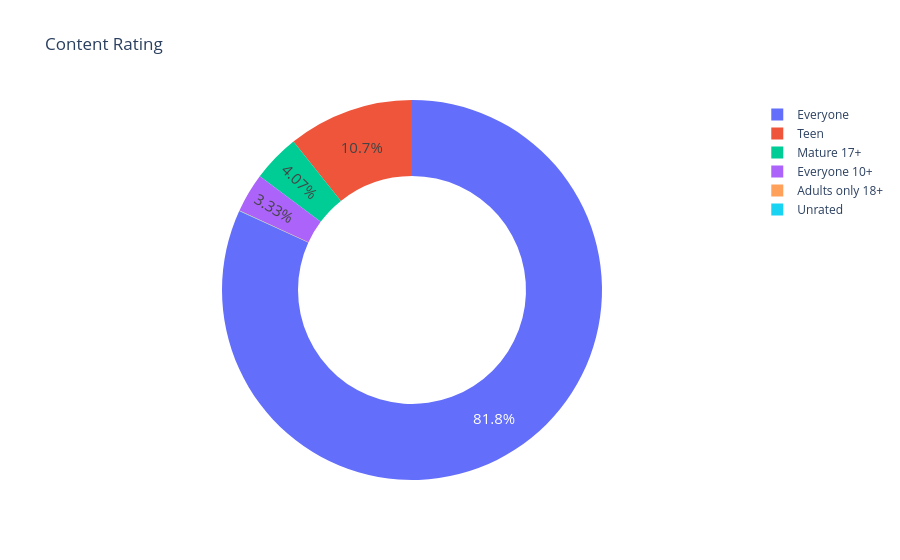

Write notebook code for a chart like this one.
### Code cell
fig = px.pie(
    labels=ratings.index,
    values=ratings.values,
    title="Content Rating",
    names=ratings.index,
    hole=0.6,
)
fig.update_traces(textposition="inside", textfont_size=15, textinfo="percent")

fig.show()

### Figure 1 — Plotly figure (JSON) as saved in the notebook; plotly's stock layout.template omitted (floating-point values rounded to 4 significant figures)
{"data": [{"domain": {"x": [0, 1], "y": [0, 1]}, "hole": 0.6, "hovertemplate": "label=%{label}<br>value=%{value}<extra></extra>", "labels": ["Everyone", "Teen", "Mature 17+", "Everyone 10+", "Adults only 18+", "Unrated"], "legendgroup": "", "name": "", "showlegend": true, "textfont": {"size": 15}, "textinfo": "percent", "textposition": "inside", "type": "pie", "values": [7906, 1036, 393, 322, 3, 2]}], "layout": {"legend": {"tracegroupgap": 0}, "title": {"text": "Content Rating"}}}
